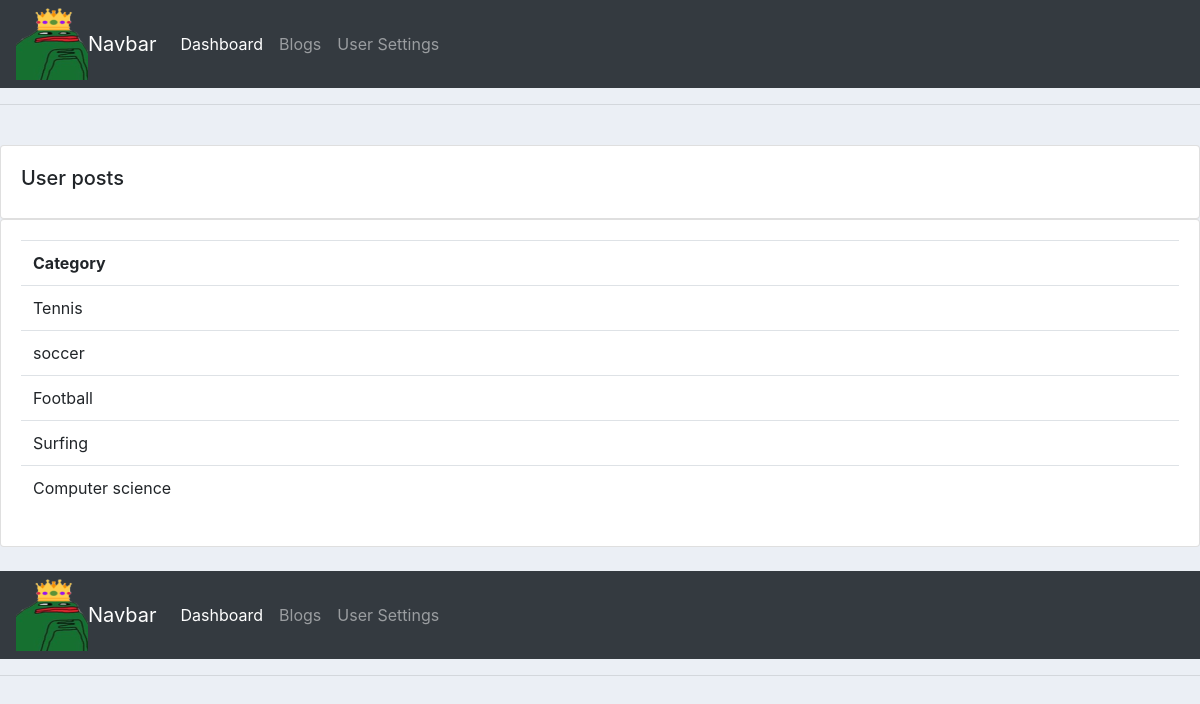
/Userlogs/, run on an earlier commit of the app's database.
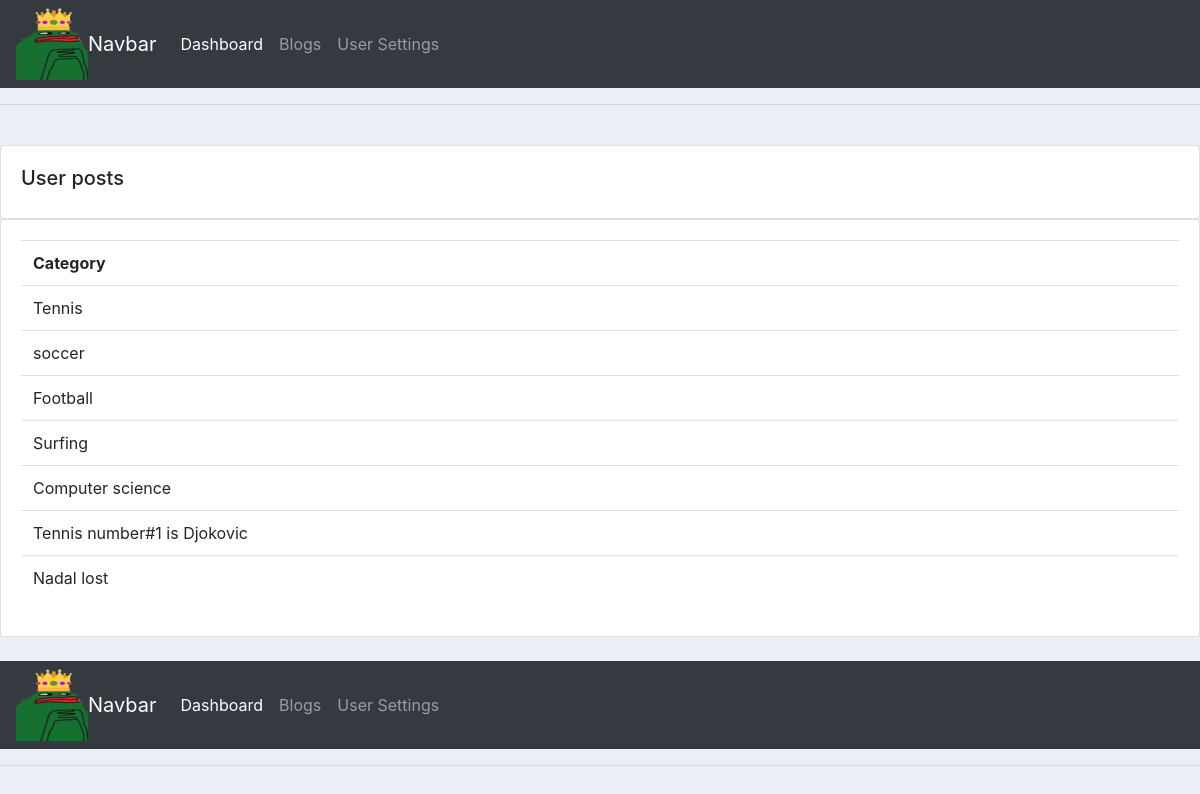
And on a later commit of the database.
### Userlog/models.py (models this page shows, shortened)
class UserTopic(models.Model):
    text = models.CharField(max_length=120, null =True) #we want to display characters with max 250
    date_added = models.DateTimeField(auto_now_add=True, null=True ) #allows realtime accuracy upon upload

### Userlog/views.py (the view)
# urls.py: path('Userlogs/', views.topic_view, name = "logs"),
def topic_view(request):
    posts = UserTopic.objects.all()
    topics = UserTopic.objects.order_by('date_added')
    context ={
        'topics': topics,
        'posts':posts
    }
    return render(request,'User_log/Userlogs.html',context)

### Userlog/templates/user_log/Userlogs.html (shortened to what this page needs)
{% include 'user_log/main.html' %}
{% block content %}
<body>
	<br>
		<div class="row">
			<div class="col-md">
				<div class="card card-body">
					<h5>User posts</h5>
				</div>
				<div class="card card-body">
					<table class="table">
						<tr>
							<th>Category</th>
						</tr>
						{% for i in topics %}
							<tr>
								<td>{{i.text}}</td>
							</tr>
						{% endfor %}
					</table>
				</div>
			</div>
		</div>
{% include 'user_log/main.html' %}
{% endblock content %}

What changed in the data, as far as the page shows it:
added UserTopic: text "Tennis number#1 is Djokovic"
added UserTopic: text "Nadal lost"
